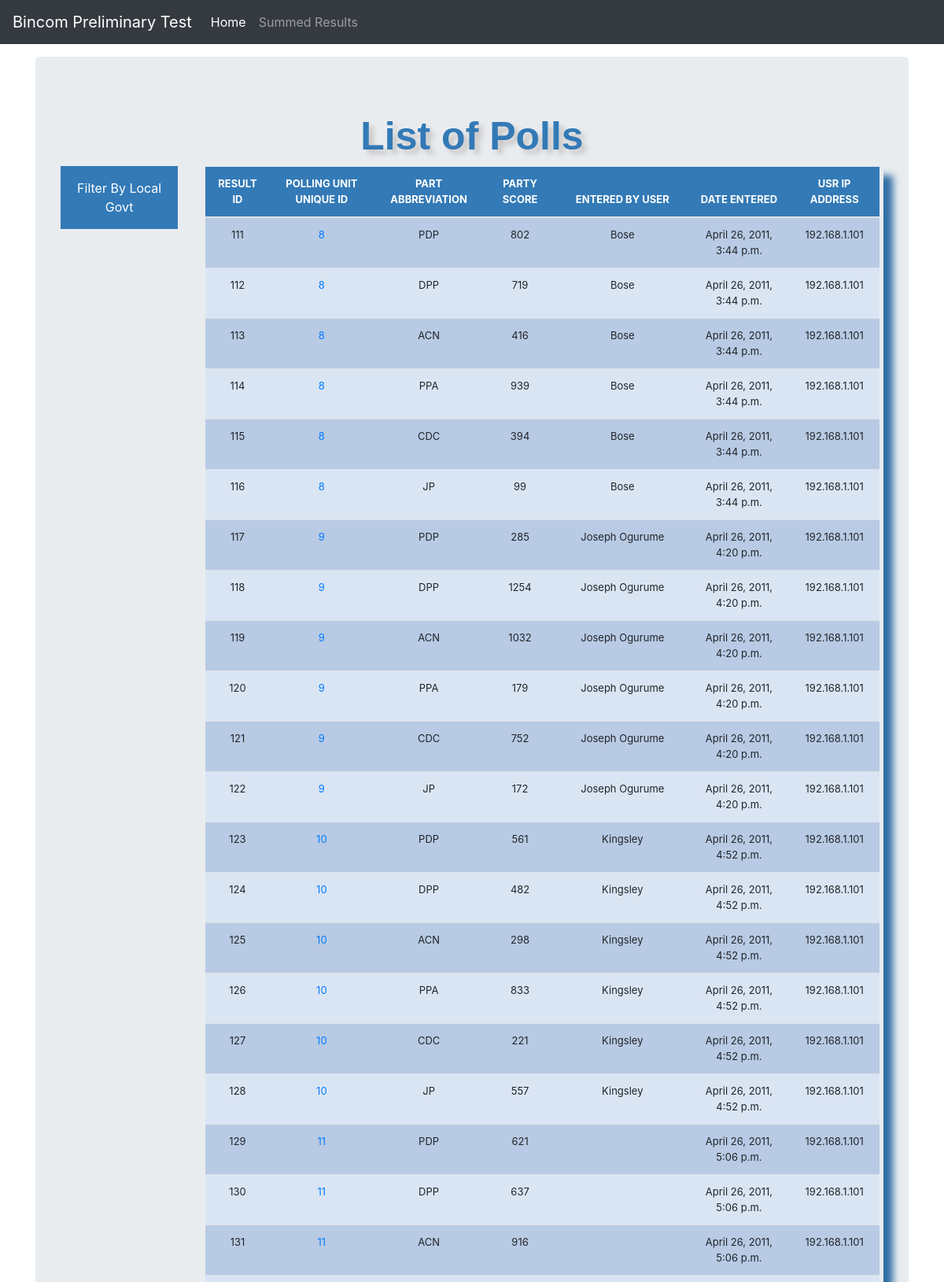
Page /list_polls/ (upper part) on the committed database.
### src/models.py (models this page shows)
class AnnouncedPollingUnitResult(models.Model):
    result_id = models.IntegerField()
    polling_unit_unique_id = models.CharField(max_length=50)
    party_abbreviation = models.CharField(max_length=4)
    party_score = models.IntegerField()
    entered_by_user = models.CharField(max_length=50)
    date_entered = models.DateTimeField(auto_now_add=True)
    user_ip_address = models.CharField(max_length=50)

### src/views.py (the view)
# urls.py: path('list_polls/', views.list_pools, name='list_polls'),
def list_pools(request):
    header = 'List of Polls'
    queryset = AnnouncedPollingUnitResult.objects.all()
    context = {
        "header": header,
        "queryset": queryset,
        "lgas": LGA.objects.all()[::-1]
    }
    return render(request, "list_item.html", context)

### templates/list_item.html (shortened to what this page needs)
{% load crispy_forms_filters %}
{% load static %}
{% load crispy_forms_tags %}
<!doctype html>
<html lang="en">
  <head>
      <link href="{% static 'css/stylesheet.css' %}" rel="stylesheet">
    <link rel="stylesheet" href="https://cdn.jsdelivr.net/npm/bootstrap@4.4.1/dist/css/bootstrap.min.css">
    <link href="{% static 'css/navbar-top-fixed.css' %}" rel="stylesheet">
  </head>
  <body>
    {% include 'navbar.html' %}
<main role="main" class="container">
  <div class="jumbotron">
    <div class="header">{{ header }}</div>
      <div class="row">
          <div class="col-sm-2">
              <form method='POST' action=''>{% csrf_token %}
                  <div class="dropdown">
                      <button class="dropbtn">Filter By Local Govt</button>
                    </div>
              </form>
              <br>
          </div>
          <br>
          <div class="col-sm-10">
            <div class="display_table">
              <table class='table'>
                <thead>
                  <tr>
                    <th>RESULT ID</th>
                    <th>POLLING UNIT UNIQUE ID</th>
                    <th>PART ABBREVIATION</th>
                    <th>PARTY SCORE</th>
                    <th>ENTERED BY USER</th>
                    <th>DATE ENTERED</th>
                    <th>USR IP ADDRESS</th>
                  </tr>
                </thead>
                {% for instance in queryset %}
                <tr>
                    <td>{{instance.result_id}}</td>
                    <td><a href="{% url 'polling_unit_detail' instance.polling_unit_unique_id %}">{{instance.polling_unit_unique_id}}</td>
                    <td>{{instance.party_abbreviation}}</td>
                    <td>{{instance.party_score}}</td>
                    <td>{{instance.entered_by_user}}</td>
                    <td>{{instance.date_entered}}</td>
                    <td>{{instance.user_ip_address}}</td>
                  </tr>
                {% endfor %}
              </table>
            </div>
          </div>
      </div>
  </div>
</main>
  </body>
</html>

### static/css/stylesheet.css (style rules this page uses)
body { background-color: #34eb6b; }
.table { font-size: 13px; text-align: center; width: 95%; margin: auto; }
.table tr:nth-child(odd) { background: #B8CAE4 }
.table tr:nth-child(even) { background: #dae5f4 }
th { background-color: #337ab7; color: white; }
.display_table { border-bottom-right-radius: 20px; padding-left: 5px; padding-right: 5px; padding-bottom: 20px; box-shadow: 12px 12px 10px #2e6da4; }
.header { font-family: helvetica; color: #337ab7; font-size: 50px; text-align: center; width: 100%; text-shadow: 6px 6px 6px #c9c6c6; display: block; font-weight: bolder; }

### static/css/navbar-top-fixed.css (style rules this page uses)
body { min-height: 75rem; padding-top: 4.5rem; }

### templates/list_item.html (style rules this page uses)
.dropbtn { background-color: #337AB7; color: white; padding: 16px; font-size: 16px; border: none; }
.dropdown { position: relative; display: inline-block; }

### rows in the picture
AnnouncedPollingUnitResult: result_id "111", polling_unit_unique_id "8", party_abbreviation "PDP", party_score "802", entered_by_user "Bose", date_entered "April 26, 2011, 3:44 p.m.", user_ip_address "192.168.1.101"
AnnouncedPollingUnitResult: result_id "112", polling_unit_unique_id "8", party_abbreviation "DPP", party_score "719", entered_by_user "Bose", date_entered "April 26, 2011, 3:44 p.m.", user_ip_address "192.168.1.101"
AnnouncedPollingUnitResult: result_id "113", polling_unit_unique_id "8", party_abbreviation "ACN", party_score "416", entered_by_user "Bose", date_entered "April 26, 2011, 3:44 p.m.", user_ip_address "192.168.1.101"
AnnouncedPollingUnitResult: result_id "114", polling_unit_unique_id "8", party_abbreviation "PPA", party_score "939", entered_by_user "Bose", date_entered "April 26, 2011, 3:44 p.m.", user_ip_address "192.168.1.101"
AnnouncedPollingUnitResult: result_id "115", polling_unit_unique_id "8", party_abbreviation "CDC", party_score "394", entered_by_user "Bose", date_entered "April 26, 2011, 3:44 p.m.", user_ip_address "192.168.1.101"
AnnouncedPollingUnitResult: result_id "116", polling_unit_unique_id "8", party_abbreviation "JP", party_score "99", entered_by_user "Bose", date_entered "April 26, 2011, 3:44 p.m.", user_ip_address "192.168.1.101"
AnnouncedPollingUnitResult: result_id "117", polling_unit_unique_id "9", party_abbreviation "PDP", party_score "285", entered_by_user "Joseph Ogurume", date_entered "April 26, 2011, 4:20 p.m.", user_ip_address "192.168.1.101"
AnnouncedPollingUnitResult: result_id "118", polling_unit_unique_id "9", party_abbreviation "DPP", party_score "1254", entered_by_user "Joseph Ogurume", date_entered "April 26, 2011, 4:20 p.m.", user_ip_address "192.168.1.101"
AnnouncedPollingUnitResult: result_id "119", polling_unit_unique_id "9", party_abbreviation "ACN", party_score "1032", entered_by_user "Joseph Ogurume", date_entered "April 26, 2011, 4:20 p.m.", user_ip_address "192.168.1.101"
AnnouncedPollingUnitResult: result_id "120", polling_unit_unique_id "9", party_abbreviation "PPA", party_score "179", entered_by_user "Joseph Ogurume", date_entered "April 26, 2011, 4:20 p.m.", user_ip_address "192.168.1.101"
AnnouncedPollingUnitResult: result_id "121", polling_unit_unique_id "9", party_abbreviation "CDC", party_score "752", entered_by_user "Joseph Ogurume", date_entered "April 26, 2011, 4:20 p.m.", user_ip_address "192.168.1.101"
AnnouncedPollingUnitResult: result_id "122", polling_unit_unique_id "9", party_abbreviation "JP", party_score "172", entered_by_user "Joseph Ogurume", date_entered "April 26, 2011, 4:20 p.m.", user_ip_address "192.168.1.101"
AnnouncedPollingUnitResult: result_id "123", polling_unit_unique_id "10", party_abbreviation "PDP", party_score "561", entered_by_user "Kingsley", date_entered "April 26, 2011, 4:52 p.m.", user_ip_address "192.168.1.101"
AnnouncedPollingUnitResult: result_id "124", polling_unit_unique_id "10", party_abbreviation "DPP", party_score "482", entered_by_user "Kingsley", date_entered "April 26, 2011, 4:52 p.m.", user_ip_address "192.168.1.101"
AnnouncedPollingUnitResult: result_id "125", polling_unit_unique_id "10", party_abbreviation "ACN", party_score "298", entered_by_user "Kingsley", date_entered "April 26, 2011, 4:52 p.m.", user_ip_address "192.168.1.101"
AnnouncedPollingUnitResult: result_id "126", polling_unit_unique_id "10", party_abbreviation "PPA", party_score "833", entered_by_user "Kingsley", date_entered "April 26, 2011, 4:52 p.m.", user_ip_address "192.168.1.101"
AnnouncedPollingUnitResult: result_id "127", polling_unit_unique_id "10", party_abbreviation "CDC", party_score "221", entered_by_user "Kingsley", date_entered "April 26, 2011, 4:52 p.m.", user_ip_address "192.168.1.101"
AnnouncedPollingUnitResult: result_id "128", polling_unit_unique_id "10", party_abbreviation "JP", party_score "557", entered_by_user "Kingsley", date_entered "April 26, 2011, 4:52 p.m.", user_ip_address "192.168.1.101"
AnnouncedPollingUnitResult: result_id "129", polling_unit_unique_id "11", party_abbreviation "PDP", party_score "621", date_entered "April 26, 2011, 5:06 p.m.", user_ip_address "192.168.1.101"
AnnouncedPollingUnitResult: result_id "130", polling_unit_unique_id "11", party_abbreviation "DPP", party_score "637", date_entered "April 26, 2011, 5:06 p.m.", user_ip_address "192.168.1.101"
AnnouncedPollingUnitResult: result_id "131", polling_unit_unique_id "11", party_abbreviation "ACN", party_score "916", date_entered "April 26, 2011, 5:06 p.m.", user_ip_address "192.168.1.101"

### other values in the picture
{{ header }} "List of Polls"
